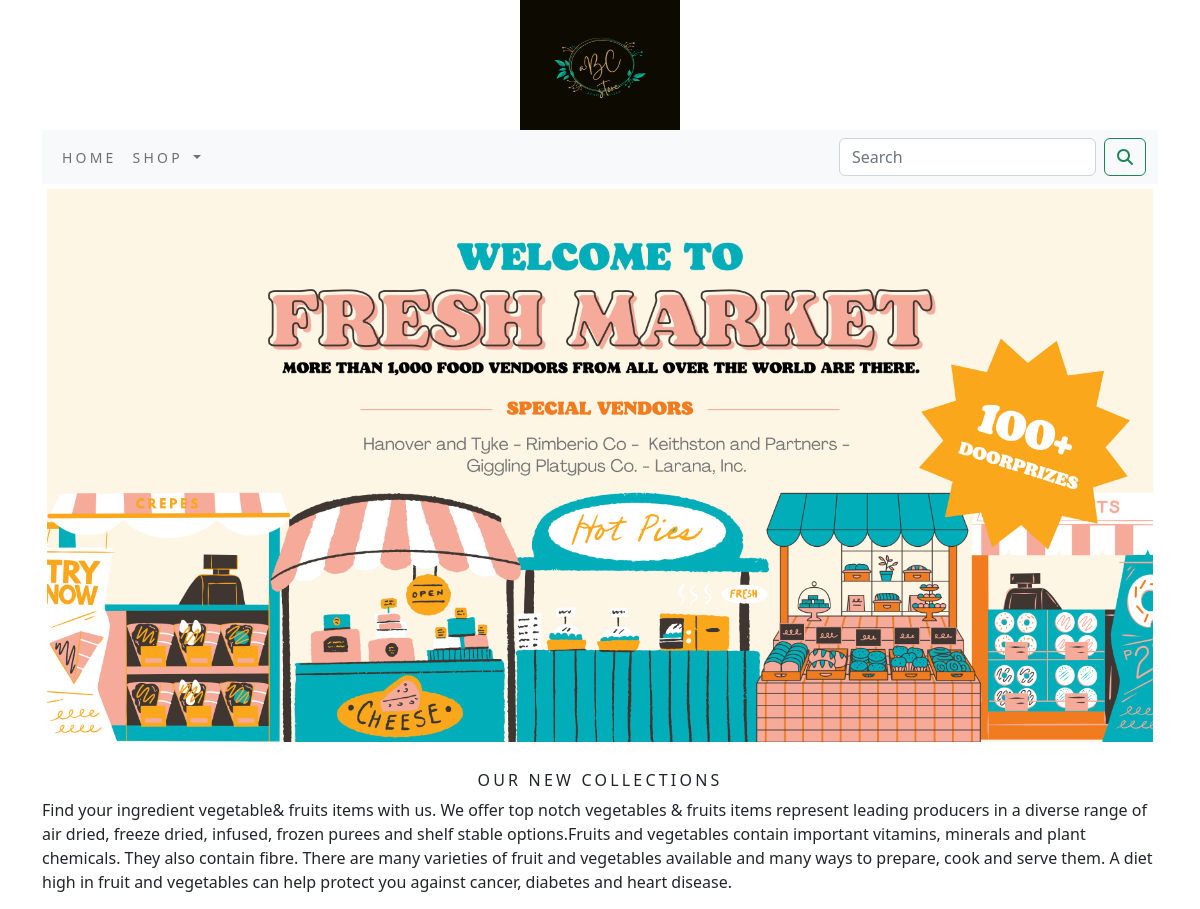
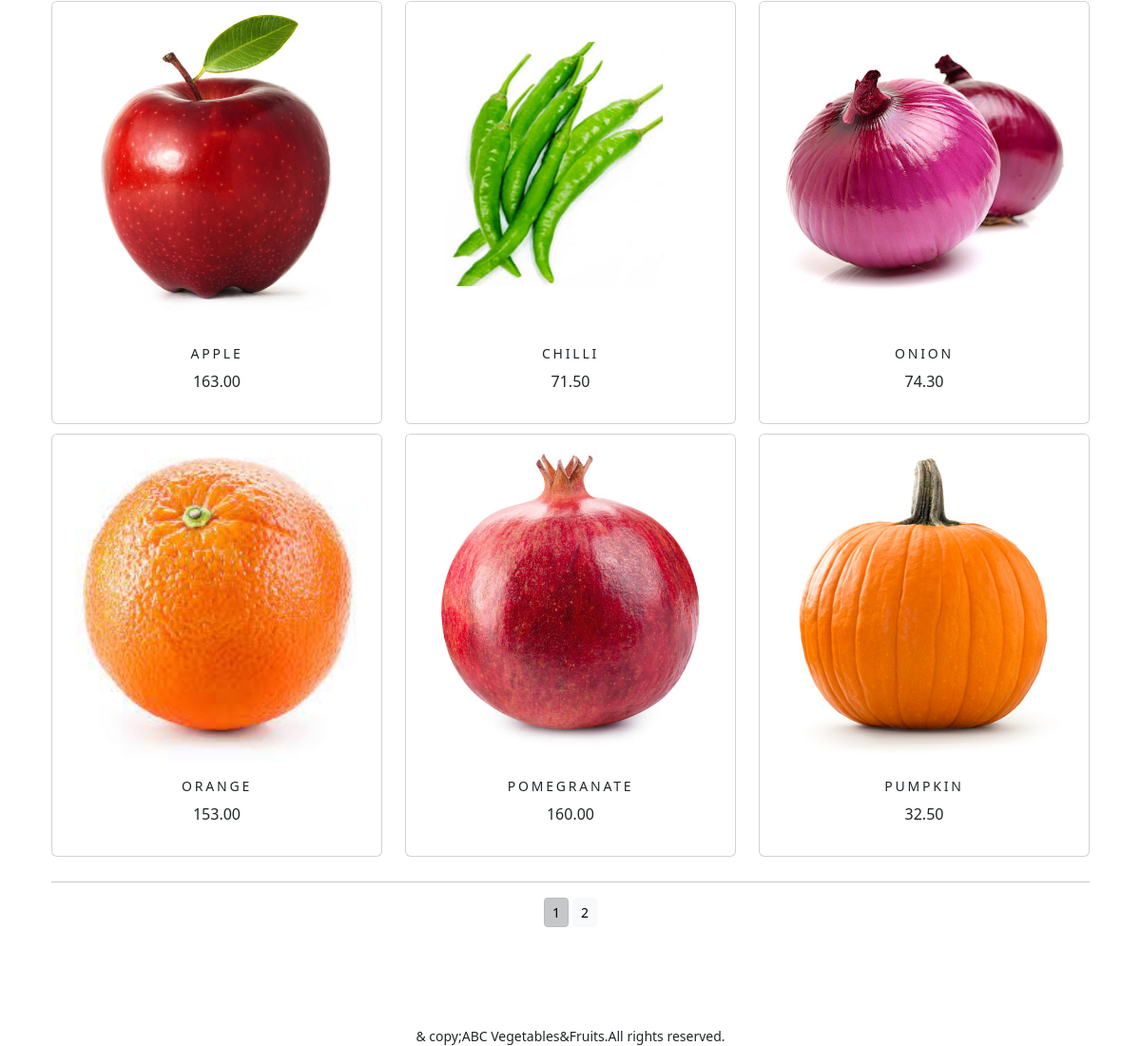
The app's page /shop/ with its own data (2 pictures, top to bottom).
### shop/models.py (models this page shows, shortened)
class Product(models.Model):
    name=models.CharField(max_length=250,unique=True)
    slug=models.SlugField(max_length=250,unique=True)
    desc=models.TextField(blank=True)
    price=models.DecimalField(max_digits=10,decimal_places=2)
    category=models.ForeignKey(Category,on_delete=models.CASCADE)
    img=models.ImageField(upload_to='product',blank=True)
    stock=models.IntegerField()
    avilable=models.BooleanField(default=True)
    created=models.DateTimeField(auto_now_add=True)
    updated=models.DateTimeField(auto_now=True)
    def get_url(self):
        return reverse('shop:prodcatdetail',args=[self.category.slug,self.slug])
    class Meta:
        ordering = ('name',)
        verbose_name = 'product'
        verbose_name_plural = 'products'

### shop/views.py (the view)
# urls.py: path('',views.allProdCat,name='allProdCat'),
def  allProdCat(request,c_slug=None):
    c_page=None
    products_list=None
    if c_slug!=None:
        c_page=get_object_or_404(Category,slug=c_slug)
        products_list=Product.objects.all().filter(category=c_page,avilable=True)
    else:
        products_list=Product.objects.all().filter(avilable=True)
    paginator= Paginator(products_list,6)
    try:
        page=int(request.GET.get('page','1'))
    except:
        page=1
    try:
        products=paginator.page(page)
    except (InvalidPage,EmptyPage):
        products=paginator.page(paginator.num_pages)
    return render(request,'category.html',{'category':c_page,'products':products})

### cart/context_processors.py (called while the page is built)
def counter(request):
    item_count = 0
    if 'admin' in request.path:
        return {}
    else:
        try:
            cart=Cart.objects.filter(cart_id=_cart_id(request))
            cart_items=CartItem.objects.all().filter(cart=cart[:1])
            for cart_item in cart_items:
                item_count += cart_item.quantity
        except Cart.DoesNotExist:
            item_count = 0
    return dict(item_count=item_count)

### cart/views.py (called while the page is built)
def _cart_id(request):
    cart=request.session.session_key
    if not cart:
        cart=request.session.create()
    return cart

### shop/context_processors.py (called while the page is built)
def menu_links(request):
    links=Category.objects.all()
    return dict(links=links)

### shop/models.py (called while the page is built)
    def get_url(self):
        return reverse('shop:products_by_category',args=[self.slug])

### templates/category.html (shortened to what this page needs)
{% extends 'base.html' %}
{% load static %}
{% block content %}
<div class="mx_auto">
    {% if category %}
    <img class="my_image" src="{{category.img.url}}" alt="{{category.name}}">
</div>
<br>
<div>
    <h1 class="text-center my_title">{{category.name}}</h1>
    <p class="text-justify">{{category.desc}}</p>
</div>
    {% else %}
<div>
    <img class="my_image my_image_padding" src="{% static 'img/abc banner.png' %}" alt="bannerimage" width="100%;" height="330px;">
</div>
<br>
<div>
    <h1 class="text-center my_title">Our new collections</h1>
    <p class="text-justify">Find your ingredient vegetable& fruits items with us. We offer top notch vegetables & fruits items represent leading producers in a diverse range of air dried, freeze dried, infused, frozen purees and shelf stable options.Fruits and vegetables contain important vitamins, minerals and plant chemicals. They also contain fibre. There are many varieties of fruit and vegetables available and many ways to prepare, cook and serve them. A diet high in fruit and vegetables can help protect you against cancer, diabetes and heart disease.
</p>
</div>
    {% endif %}
<div class="container">
    <div class="row mx_auto">
        {% for product in products.object_list %}
        <div class="my_bottom_margin col-9 col-sm-12 col-md-4 col-lg-4">
            <div class="card text-center" style="min-width:18rem;">
                <a href="{{product.get_url}}"><img class="card-img-top my_image" src="{{product.img.url}}" alt="{{product.name}}"></a>
            <div class="card-body">
                <h4>{{product.name}}</h4>
                <p>{{product.price}}</p>
            </div>
            </div>
        </div>
        {% endfor %}
    </div>
<div class="mx-auto">
    {% if products.paginator.num_pages > 1 %}
    <hr>
    <div class="text-center">
        {% for pg in products.paginator.page_range %}
        <a href="?page={{pg}}" class="btn btn-light btn-sm {% if products.number == pg %} active {% endif %}">{{pg}}</a>
        {% endfor %}
    </div>
    {% endif %}
</div>
    <br>
</div>
{% endblock %}

### templates/base.html (shortened to what this page needs)
{% load static %}
<!DOCTYPE html>
<html lang="en">
<head>
    <link rel="stylesheet" href="{% static 'css/custom.css' %}">
    <link href="{% static 'css/bootstrap.min.css' %}" rel="stylesheet">
</head>
<body>
<div class="container">
    {% include 'header.html' %}
    {% include 'navbar.html' %}
    {% block content %}
    {% endblock %}
</div>
    {% include 'footer.html' %}
</body>
</html>

### templates/header.html
{% load static %}
<header>
    <center>
        <a href="{% url 'shop:allProdCat' %}"> <img src="{% static 'img/abc logo.png' %}" alt="logoimage" width="160px;" height="130px;"></a>
    </center>
</header>

### templates/navbar.html (shortened to what this page needs)
<nav class="navbar navbar-expand-lg navbar-light bg-light">
  <div class="container-fluid">
    <div class="collapse navbar-collapse" id="navbarSupportedContent">
      <ul class="navbar-nav me-auto mb-2 mb-lg-0">
        <li class="nav-item">
          <a class="nav-link" href="#">Home</a>
        </li>
        <li class="nav-item dropdown {% if 'Home' in request.path %} active {% endif %}">
          <a class="nav-link dropdown-toggle" href="#" id="navbarDropdown" role="button" data-bs-toggle="dropdown" aria-expanded="false">
            Shop
          </a>
        </li>
      </ul>
      <form class="d-flex" action="{% url 'search_app:searchResult' %}" method="get">
        <input class="form-control me-2" type="search" placeholder="Search" name="q" aria-label="Search">
        <button class="btn btn-outline-success" type="submit"><i class="fa fa-search"></i></button>
      </form>
    </div>
  </div>
</nav>

### templates/footer.html
<div class="footer navbar-fixed-bottom  my_footer">
  <p class="text-center">& copy;ABC Vegetables&Fruits.All rights reserved. </p>
</div>

### static/css/custom.css (style rules this page uses)
.nav-item { letter-spacing:.2rem; font-size:14px; text-transform:uppercase; }
.my_footer { background_color:#5cb85c; height:60px; }
.my_footer p { padding-top:80px; font-size:14px; }
.my_image { width:100%; height:auto; }
.my_title { letter-spacing:.2em; text-transform:uppercase; font-size:16px; }
.my_image_padding { padding:5px; }
.my_bottom_margin { margin-bottom:10px; }
.card-body h4 { letter-spacing:.2em; text-transform:uppercase; font-size:14px; }

### records on screen
Product: img (picture), name "APPLE", price "163.00"
Product: img (picture), name "CHILLI", price "71.50"
Product: img (picture), name "ONION", price "74.30"
Product: img (picture), name "ORANGE", price "153.00"
Product: img (picture), name "POMEGRANATE", price "160.00"
Product: img (picture), name "PUMPKIN", price "32.50"

### other values on screen
{{ pg }} "1" "2"
